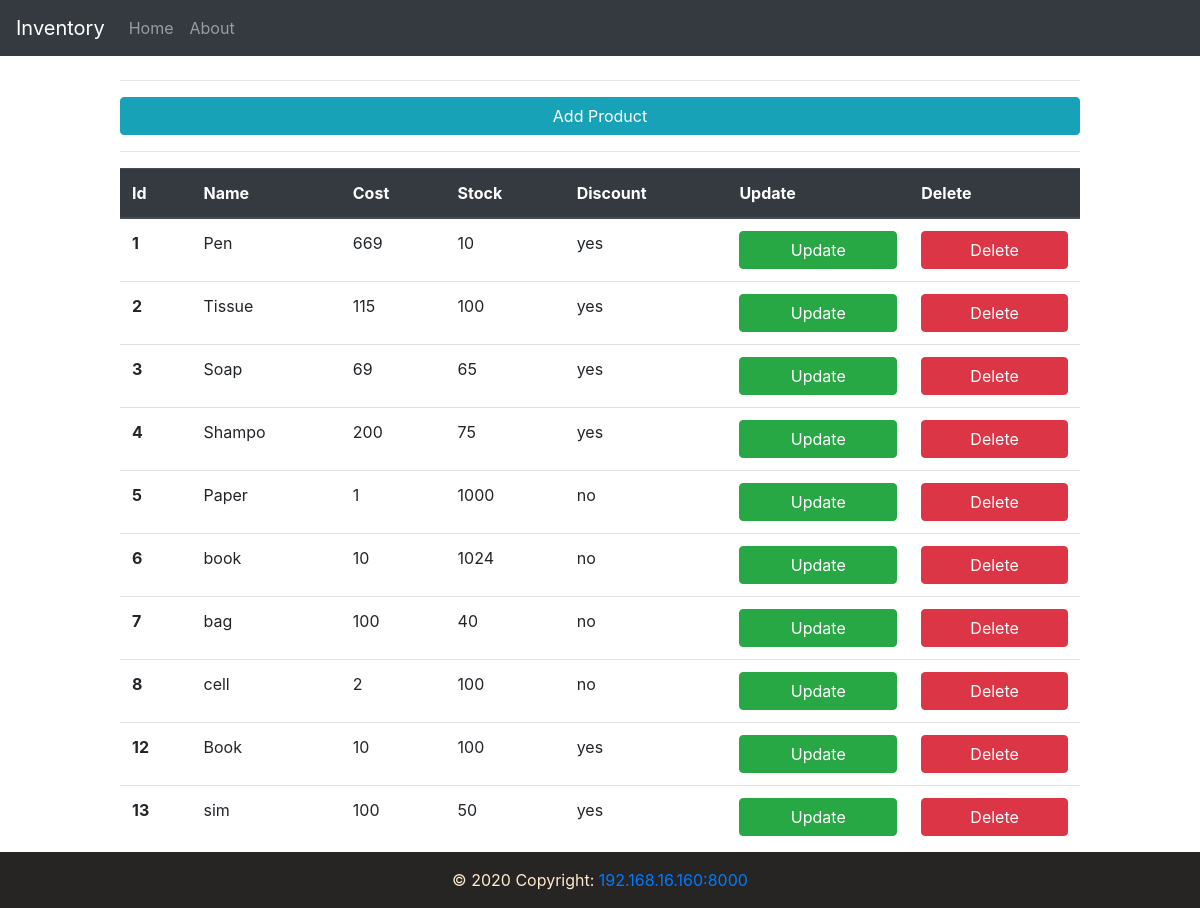
The page / on the database its author committed.
### inventory/models.py (models this page shows, shortened)
class Product(models.Model):
    discount_choice = (('yes', 'yes'),
                    ('no', 'no'))
    name = models.CharField(max_length=100)
    cost = models.IntegerField()
    stock = models.IntegerField()
    discount = models.CharField(max_length=100, choices=discount_choice)

### inventory/views.py (the view)
# urls.py: path('', views.home, name='home'),
def home(request) :
    products = Product.objects.all()
    return(render(request, 'inventory/home.html', {'products':products}))

### inventory/templates/inventory/home.html (shortened to what this page needs)
{% extends 'inventory/main.html' %}
{% block content %}
    <div class='product'>
        <hr>
        <a href="{% url 'add_product' %}" class="btn btn-info" role="button" id='add'>Add Product</a>
        <hr>
        <table class="table">
            <thead class="thead-dark">
            <tr>
                <th scope="col">Id</th>
                <th scope="col">Name</th>
                <th scope="col">Cost</th>
                <th scope="col">Stock</th>
                <th scope="col">Discount</th>
                <th scope="col">Update</th>
                <th scope="col">Delete</th>
            </tr>
            </thead>
            <tbody>
            {% for i in products %}
            <tr>
                <th scope="row">{{i.id}}</th>
                <td>{{i.name}}</td>
                <td>{{i.cost}}</td>
                <td>{{i.stock}}</td>
                <td>{{i.discount}}</td>
                <td><a href="{% url 'update_product' i.id%}" class="btn btn-success" role="button" id='add'>Update</a></td>
                <td><a href="{% url 'delete_product' i.id%}" class="btn btn-danger" role="button" id='add'>Delete</a></td>
            </tr>
            {% endfor %}
            </tbody>
        </table>
    </div>
{% endblock %}

### inventory/templates/inventory/main.html (shortened to what this page needs)
<!DOCTYPE html>
<html>
<head>
    <link rel="stylesheet" href="https://stackpath.bootstrapcdn.com/bootstrap/4.4.1/css/bootstrap.min.css">
</head>
{% include 'inventory/navbar.html' %}
<body>
    {% block content %}
    {% endblock %}
</body>
{% include 'inventory/footer.html' %}
</html>

### inventory/templates/inventory/navbar.html (shortened to what this page needs)
<nav class="navbar navbar-expand-lg navbar-dark bg-dark" id='nb'>
  <a class="navbar-brand" href="{% url 'home' %}" id='navbar'>Inventory</a>
  <div class="collapse navbar-collapse" id="navbarNav">
    <ul class="navbar-nav">
      <li class="nav-item">
        <a class="nav-link" href="{% url 'home' %}">Home</a>
      </li>
      <li class="nav-item">
        <a class="nav-link" href="{% url 'about' %}">About</a>
      </li>
    </ul>
  </div>
</nav>

### inventory/templates/inventory/footer.html (shortened to what this page needs)
<footer class="footer">
    <div class="footer-copyright text-center py-3" id='text'>© 2020 Copyright:
        <a href="{% url 'home' %}"> 192.168.16.160:8000</a>
    </div>
</footer>

### inventory/templates/inventory/navbar.html (style rules this page uses)
#nb { position: fixed; left: 0; top: 0; width: 100%; background-color: #272424; }

### inventory/templates/inventory/home.html (style rules this page uses)
.product { margin: auto; width: 80%; margin-top: 80px; margin-bottom: 5%; }
#add { margin: auto; width: 100%; }

### inventory/templates/inventory/footer.html (style rules this page uses)
.footer { position: fixed; left: 0; bottom: 0; width: 100%; background-color: #272424; }
#text { color: blanchedalmond; }

### rows shown on the page
Product: id "1", name "Pen", cost "669", stock "10", discount "yes"
Product: id "2", name "Tissue", cost "115", stock "100", discount "yes"
Product: id "3", name "Soap", cost "69", stock "65", discount "yes"
Product: id "4", name "Shampo", cost "200", stock "75", discount "yes"
Product: id "5", name "Paper", cost "1", stock "1000", discount "no"
Product: id "6", name "book", cost "10", stock "1024", discount "no"
Product: id "7", name "bag", cost "100", stock "40", discount "no"
Product: id "8", name "cell", cost "2", stock "100", discount "no"
Product: id "12", name "Book", cost "10", stock "100", discount "yes"
Product: id "13", name "sim", cost "100", stock "50", discount "yes"
